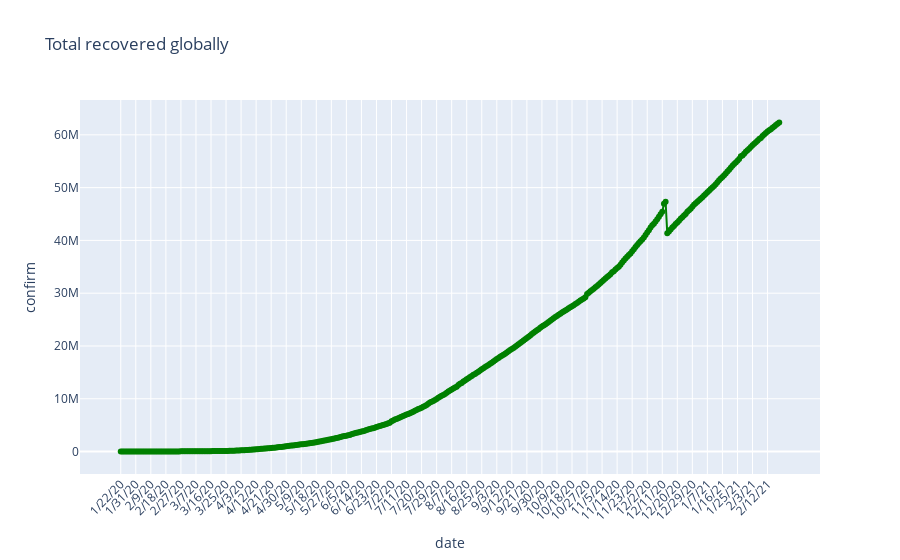

Here is the notebook cell this chart was saved with:
### Markdown cell above
### Recovered Cases :

### Code cell
#Global recovered cases
fig = go.Figure(data=go.Scatter(x=recovered_agg.index, y = recovered_agg.values, mode = 'lines+markers' ,line=dict(color='green',width=2)))
fig.update_layout(title='Total recovered globally', yaxis_title = 'confirm',xaxis_title='date',xaxis_tickangle = 315)
fig.show()

### Figure 1 — Plotly figure (JSON) as saved in the notebook; plotly's stock layout.template omitted (floating-point values rounded to 4 significant figures; data arrays with more than 128 entries replaced by an {"elided": "..."} marker saying what was removed)
{"data": [{"line": {"color": "green", "width": 2}, "mode": "lines+markers", "type": "scatter", "x": {"elided": "395 str values"}, "y": {"elided": "395 int values"}}], "layout": {"title": {"text": "Total recovered globally"}, "xaxis": {"tickangle": -45, "title": {"text": "date"}}, "yaxis": {"title": {"text": "confirm"}}}}
